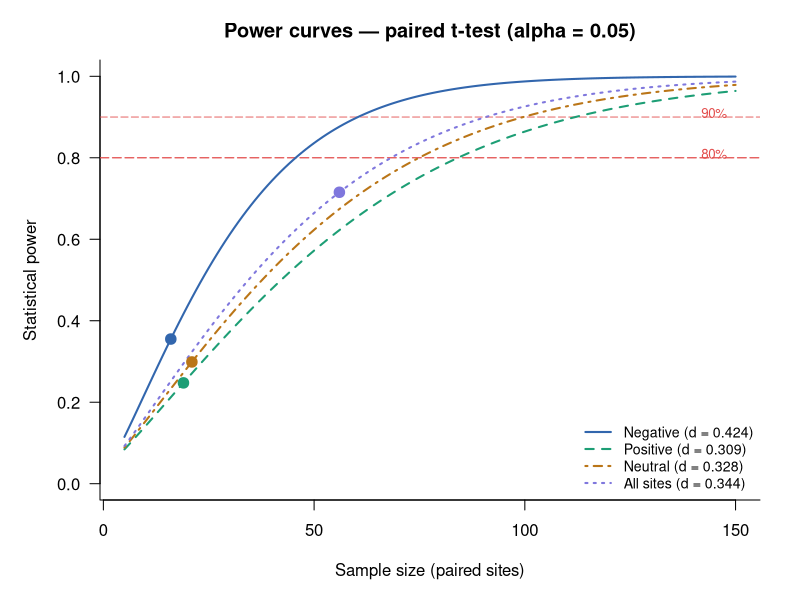

Write the R code that produced this figure. (Note: this script raises an error after producing the figure.)


library(tidyverse)
library(pwr)

df <- read.csv("CQ/outlier-analysis/data/test_data.csv")
nitrate_df <- read.csv("CQ/outlier-analysis/data/nitrate_working_old.csv")

###########look at difference in number of outliers
##wgt is the percent of obs that are outliers
paired_tests <- function(data, label) { 

  wide <- data %>%
    select(usgs_site, fire_period, wgt) %>%
    pivot_wider(names_from = fire_period, values_from = wgt) %>%
    drop_na()

  pre  <- wide$Prefire
  post <- wide$Postfire
  n    <- nrow(wide)
  d    <- mean(post - pre) / sd(post - pre)

  wilcox <- wilcox.test(pre, post, paired = TRUE, exact = FALSE)
  ttest  <- t.test(pre, post, paired = TRUE)
  list(label = label, n = n, d = d,
       wilcox_p = wilcox$p.value, t_p = ttest$p.value)
}

###power summary that can be run off the paired function
power_summary <- function(result) {
  d <- result$d
  n <- result$n

##maybe need pwr.tn2.test for unequal sample sizes
  current <- pwr.t.test(d = d, n = n, sig.level = 0.05, type = "paired")$power
  
  n_80    <- ceiling(pwr.t.test(d = d, power = 0.80, sig.level = 0.05, type = "paired")$n)
  n_90    <- ceiling(pwr.t.test(d = d, power = 0.90, sig.level = 0.05, type = "paired")$n)

##prints results
  cat("\n  Power analysis (paired t, alpha = 0.05, two-tailed):\n")
  cat("  Current power   :", round(current * 100, 1), "%\n")
  cat("  n for 80% power :", n_80, "\n")
  cat("  n for 90% power :", n_90, "\n")

  invisible(list(current_power = current, n_80 = n_80, n_90 = n_90))
}

##run of each slopedir
slope_result <- c()
for (slope in c("negative", "positive", "neutral")) {
  result <- paired_tests(df %>% filter(slopedir == slope), slope)
  power_summary(result)
  slope_result <- rbind(slope_result, result)
}
slope_result
##across all sites
result_all <- paired_tests(df, "all sites")
power_summary(result_all)

###power curves, values from slope_result
slope_params <- list(
  list(label = "Negative (d = 0.424)", d = 0.424, col = "#3266ad", lty = 1),
  list(label = "Positive (d = 0.309)", d = 0.309, col = "#1d9e75", lty = 2),
  list(label = "Neutral (d = 0.328)",  d = 0.328, col = "#ba7517", lty = 4),
  list(label = "All sites (d = 0.344)", d = 0.344, col = "#7f77dd", lty = 3)
)

n_seq <- 5:150

###this is old code that plots in base
png("../figures/power_curves_number_base.png", width = 800, height = 500, res = 120)
par(mar = c(5, 5, 3, 2))

plot(NULL, xlim = c(5, 150), ylim = c(0, 1),
     xlab = "Sample size (paired sites)", ylab = "Statistical power",
     main = "Power curves — paired t-test (alpha = 0.05)",
     las = 1, bty = "l")

abline(h = 0.80, col = "#e24b4a", lty = 5, lwd = 1.2)
text(148, 0.81, "80%", col = "#e24b4a", adj = 1, cex = 0.8)
abline(h = 0.90, col = "#e24b4a", lty = 5, lwd = 0.8)
text(148, 0.91, "90%", col = "#e24b4a", adj = 1, cex = 0.8)

for (sp in slope_params) {
  powers <- sapply(n_seq, function(n)
    pwr.t.test(d = sp$d, n = n, sig.level = 0.05, type = "paired")$power)
  lines(n_seq, powers, col = sp$col, lty = sp$lty, lwd = 2)
}
current_ns <- list(
  list(d = 0.424, n = 16, col = "#3266ad"),
  list(d = 0.309, n = 19, col = "#1d9e75"),
  list(d = 0.328, n = 21, col = "#ba7517"),
  list(d = 0.344, n = 56, col = "#7f77dd")
)
for (pt in current_ns) {
  pwr <- pwr.t.test(d = pt$d, n = pt$n, sig.level = 0.05, type = "paired")$power
  points(pt$n, pwr, pch = 19, col = pt$col, cex = 1.4)
}
legend("bottomright",
  legend = sapply(slope_params, `[[`, "label"),
  col    = sapply(slope_params, `[[`, "col"),
  lty    = sapply(slope_params, `[[`, "lty"),
  lwd    = 2, bty = "n", cex = 0.85)

dev.off()

summary_stats <- df %>%
  group_by(slopedir, fire_period) %>%
  summarise(
    n_obs      = n(),
    n_sites    = n_distinct(usgs_site),
    mean_pct_obs = round(mean(wgt),   3),
    sd_pct_obs   = round(sd(wgt),     3),
    med_pct_obs  = round(median(wgt), 3),
    q25_pct_obs  = round(quantile(wgt, 0.25), 3),
    q75_pct_obs  = round(quantile(wgt, 0.75), 3),
    .groups    = "drop"
  ) %>%
  arrange(slopedir, fire_period)
 
# also add an "All sites" row
summary_all <- df %>%
  group_by(fire_period) %>%
  summarise(
    slopedir   = "all",
    n_obs      = n(),
    n_sites    = n_distinct(usgs_site),
    mean_pct_obs = round(mean(wgt),   3),
    sd_pct_obs   = round(sd(wgt),     3),
    med_pct_obs  = round(median(wgt), 3),
    q25_pct_obs  = round(quantile(wgt, 0.25), 3),
    q75_pct_obs = round(quantile(wgt, 0.75), 3),
    .groups    = "drop"
  )
 
summary_full <- bind_rows(summary_stats, summary_all) %>%
  arrange(slopedir, fire_period)
 
print(summary_full, n = Inf)
 
# save as CSV
write.csv(summary_full, "../output-csvs/outlier_summary_stats_count.csv", row.names = FALSE)

##nitrate residuals 

##add slopedir
slopedir_lookup <- df %>%
  select(usgs_site, slopedir) %>%
  distinct()

nitrate_df <- nitrate_df %>%
  left_join(slopedir_lookup, by = "usgs_site")

str(nitrate_df)
#j <- sts[1]
sts <- unique(nitrate_df$usgs_site)

####build c-q on prefire then compute residuals of all observations
comb_flagged <- c()
for (j in sts){
    one <- nitrate_df[nitrate_df$usgs_site == j,]
    ##build the model on prefire 
    onepre <- one[one$fire_period == "Prefire",]
    modl <- lm(log(value_std) ~ log(Flow), data=onepre)
    pred <- predict(modl, newdata=one, interval = "confidence")
    one$lwr   = exp(pred[, "lwr"])
    one$upr    = exp(pred[, "upr"])
    one$fit = pred[, "fit"]
    #keep in log
    one$rs <- log(one$value_std) - one$fit
    one$status <- ifelse(one$value_std < one$lwr | one$value_std > one$upr, "Outside CI", "Inside CI")
    one$slopedir <- ifelse(modl$coefficients[2] >= .2, "positive", ifelse(modl$coefficients[2] <= -.2 , "negative", "neutral"))
    comb_flagged <- rbind(comb_flagged, one)
}
str(comb_flagged)

##can just skip to here instead:
write.csv(comb_flagged, "../data/nitrate_working_testing.csv")

##get outliers
outliers <- comb_flagged %>%
  filter(status == "Outside CI")

print(outliers %>% count(fire_period))

##pre-post for all obs
wide <- outliers %>%
    group_by(usgs_site, fire_period) %>%
    summarise(median_resid = median(rs), .groups = "drop") %>%
    pivot_wider(names_from = fire_period, values_from = median_resid) %>%
    drop_na(Prefire, Postfire)

#str(wide)

  pre  <- wide$Prefire
  post <- wide$Postfire
  n    <- nrow(wide) ##number of sites
  d    <- mean(post - pre) / sd(post - pre) ##cohen's d

  wtest <- wilcox.test(pre, post, paired = TRUE, exact = FALSE)
 # data:  pre and post
#V = 679, p-value = 0.2256
  ttest <- t.test(pre, post, paired = TRUE)
# data:  pre and post
# t = 0.76798, df = 46, p-value = 0.4464

# unpaired Mann-Whitney on all outlier values 
pre_vals  <- outliers %>% filter(fire_period == "Prefire")  %>% pull(rs)
post_vals <- outliers %>% filter(fire_period == "Postfire") %>% pull(rs)

utest <- wilcox.test(pre_vals, post_vals, paired = FALSE, exact = FALSE)

pooled_sd <- sqrt((sd(pre_vals)^2 + sd(post_vals)^2) / 2)
d_unpaired <- (mean(post_vals) - mean(pre_vals)) / pooled_sd

# Power for unpaired (one-sample equiv — use pwr.t2n.test for unequal n)
pwr_unpaired <- pwr::pwr.t2n.test(
  n1 = length(pre_vals), n2 = length(post_vals),
  d = abs(d_unpaired), sig.level = 0.05
)

# by slope direction (paired where possible) 

for (slope in c("negative", "positive", "neutral")) {
  sub  <- outliers %>% filter(slopedir == slope)
  pre  <- sub %>% filter(fire_period == "Prefire")  %>% pull(rs)
  post <- sub %>% filter(fire_period == "Postfire") %>% pull(rs)

  if (length(pre) < 3 | length(post) < 3) {
    cat("\nSlopedir:", slope, "— insufficient data (pre n =", length(pre),
        ", post n =", length(post), ")\n")
    next
  }

  utest <- wilcox.test(pre, post, paired = FALSE, exact = FALSE)
  pooled_sd <- sqrt((sd(pre)^2 + sd(post)^2) / 2)
  d_s <- (mean(post) - mean(pre)) / pooled_sd
}
##outlier magnitude

# png("../figures/outlier_magnitude.png", width = 900, height = 500, res = 120)
# par(mfrow = c(1, 2), mar = c(5, 5, 3, 2))

# # Panel 1: all sites combined 
# boxplot(rs ~ fire_period, data = outliers,
#         col  = c("#b5d4f4", "#9fe1cb"),
#         main = "All sites combined",
#         ylab = "Nitrate (value_std)", xlab = "",
#         outline = TRUE, las = 1)
# mtext("Outlier magnitude: Pre vs Post fire", side = 3, line = -1.5, outer = TRUE, font = 2)

# # Panel 2: by slope direction
# outliers$group <- paste(outliers$slopedir, outliers$fire_period, sep = "\n")
# slope_order <- c(
#   "negative\nPrefire", "negative\nPostfire",
#   "positive\nPrefire", "positive\nPostfire",
#   "neutral\nPrefire",  "neutral\nPostfire"
# )
# outliers$group <- factor(outliers$group, levels = slope_order)

# cols <- rep(c("#b5d4f4", "#9fe1cb"), 3)
# boxplot(rs ~ group, data = outliers,
#         col  = cols,
#         main = "By slope direction",
#         ylab = "Nitrate (rs)", xlab = "",
#         outline = TRUE, las = 2, cex.axis = 0.75)

# legend("topright", legend = c("Prefire", "Postfire"),
#        fill = c("#b5d4f4", "#9fe1cb"), bty = "n", cex = 0.85)

# dev.off()


##paired stats - idk why the other function isn't working
run_paired_resid <- function(subset, label) {
  wide <- subset %>%
    group_by(usgs_site, fire_period) %>%
    summarise(median_resid = median(rs), .groups = "drop") %>%
    pivot_wider(names_from = fire_period, values_from = median_resid) %>%
    drop_na(Prefire, Postfire)
 
  n <- nrow(wide)
  if (n < 3) {
    cat("\n", label, ": only", n, "paired sites — skipping\n")
    return(invisible(NULL))
  }
 
  pre  <- wide$Prefire
  post <- wide$Postfire
  d    <- mean(post - pre) / sd(post - pre)
 
  wtest <- wilcox.test(pre, post, paired = TRUE, exact = FALSE)
  ttest <- t.test(pre, post, paired = TRUE)
 
  current <- pwr.t.test(d = abs(d), n = n, sig.level = 0.05, type = "paired")$power
  n_80    <- ceiling(pwr.t.test(d = abs(d), power = 0.80, sig.level = 0.05, type = "paired")$n)
  n_90    <- ceiling(pwr.t.test(d = abs(d), power = 0.90, sig.level = 0.05, type = "paired")$n)
 
  list(label = label, n = n, d = d, power = current, n_80 = n_80, n_90 = n_90,
       wilcox_p = wtest$p.value, t_p = ttest$p.value,
       mean_diff = mean(post - pre), sd_diff = sd(post - pre),
       pre_median = median(pre), post_median = median(post),
       pre_mean = mean(pre), post_mean = mean(post))
}
 
resid_results <- list()
resid_results[["all"]]   <- run_paired_resid(outliers, "All sites")
resid_results[["negative"]] <- run_paired_resid(outliers %>% filter(slopedir == "negative"), "negative")
resid_results[["positive"]] <- run_paired_resid(outliers %>% filter(slopedir == "positive"), "positive")
resid_results[["neutral"]]  <- run_paired_resid(outliers %>% filter(slopedir == "neutral"),  "neutral")
 
#summary stats table 
# Per fire_period x slopedir: n obs, n sites, mean/median/sd of residuals
 
summary_stats <- outliers %>%
  group_by(slopedir, fire_period) %>%
  summarise(
    n_obs      = n(),
    n_sites    = n_distinct(usgs_site),
    mean_resid = round(mean(rs),   3),
    sd_resid   = round(sd(rs),     3),
    med_resid  = round(median(rs), 3),
    q25_resid  = round(quantile(rs, 0.25), 3),
    q75_resid  = round(quantile(rs, 0.75), 3),
    .groups    = "drop"
  ) %>%
  arrange(slopedir, fire_period)
 
# also add an "All sites" row
summary_all <- outliers %>%
  group_by(fire_period) %>%
  summarise(
    slopedir   = "all",
    n_obs      = n(),
    n_sites    = n_distinct(usgs_site),
    mean_resid = round(mean(rs),   3),
    sd_resid   = round(sd(rs),     3),
    med_resid  = round(median(rs), 3),
    q25_resid  = round(quantile(rs, 0.25), 3),
    q75_resid  = round(quantile(rs, 0.75), 3),
    .groups    = "drop"
  )
 
summary_full <- bind_rows(summary_stats, summary_all) %>%
  arrange(slopedir, fire_period)
 
print(summary_full, n = Inf)
 
# save as CSV
write.csv(summary_full, "../output-csvs/outlier_residual_summary_stats.csv", row.names = FALSE)

#power table 
power_rows <- Filter(Negate(is.null), resid_results)
power_table <- do.call(rbind, lapply(power_rows, function(r) {
  data.frame(
    group        = r$label,
    n_paired     = r$n,
    cohens_d     = round(r$d, 3),
    wilcox_p     = round(r$wilcox_p, 4),
    t_p          = round(r$t_p, 4),
    power_pct    = round(r$power * 100, 1),
    n_for_80pct  = r$n_80,
    n_for_90pct  = r$n_90
  )
}))
 
print(power_table, row.names = FALSE)
write.csv(power_table, "../output-csvs/outlier_power_table_count.csv", row.names = FALSE) 

###unpaired Mann-Whitney for reference 
pre_r  <- outliers %>% filter(fire_period == "Prefire")  %>% pull(rs)
post_r <- outliers %>% filter(fire_period == "Postfire") %>% pull(rs)
 
utest     <- wilcox.test(pre_r, post_r, paired = FALSE, exact = FALSE)
pooled_sd <- sqrt((sd(pre_r)^2 + sd(post_r)^2) / 2)
d_u       <- (mean(post_r) - mean(pre_r)) / pooled_sd

group_cols <- c(
  "All sites" = "#7f77dd",
  "negative"  = "#3266ad",
  "positive"  = "#1d9e75",
  "neutral"   = "#ba7517"
)
group_ltys <- c("All sites" = 3, "negative" = 1, "positive" = 2, "neutral" = 4)
 
slope_params_resid <- lapply(Filter(Negate(is.null), resid_results), function(r) {
  list(
    label = sprintf("%s (d = %.3f)", r$label, r$d),
    d     = abs(r$d),
    col   = group_cols[r$label],
    lty   = group_ltys[r$label]
  )
})
 
current_pts <- lapply(Filter(Negate(is.null), resid_results), function(r) {
  list(d = abs(r$d), n = r$n, col = group_cols[r$label])
})
 
n_seq <- 5:300
 
png("../figures/outlier_power_curves.png", width = 800, height = 500, res = 120)
par(mar = c(5, 5, 3, 2))
 
plot(NULL, xlim = c(5, 300), ylim = c(0, 1),
     xlab = "Sample size (paired sites)",
     ylab = "Statistical power",
     main = "Power curves — C-Q residual magnitude (paired t, alpha = 0.05)",
     las = 1, bty = "l")
 
abline(h = 0.80, col = "#e24b4a", lty = 5, lwd = 1.2)
text(298, 0.81, "80%", col = "#e24b4a", adj = 1, cex = 0.8)
abline(h = 0.90, col = "#e24b4a", lty = 5, lwd = 0.8)
text(298, 0.91, "90%", col = "#e24b4a", adj = 1, cex = 0.8)
 
for (sp in slope_params_resid) {
  powers <- sapply(n_seq, function(n)
    pwr.t.test(d = sp$d, n = n, sig.level = 0.05, type = "paired")$power)
  lines(n_seq, powers, col = sp$col, lty = sp$lty, lwd = 2)
}
 
for (pt in current_pts) {
  pwr_pt <- pwr.t.test(d = pt$d, n = pt$n, sig.level = 0.05, type = "paired")$power
  points(pt$n, pwr_pt, pch = 19, col = pt$col, cex = 1.4)
}
 
legend("bottomright",
  legend = sapply(slope_params_resid, `[[`, "label"),
  col    = sapply(slope_params_resid, `[[`, "col"),
  lty    = sapply(slope_params_resid, `[[`, "lty"),
  lwd    = 2, bty = "n", cex = 0.85)
 
dev.off()

#########all plots#######
fire_colours <- c("Prefire" = "#b5d4f4", "Postfire" = "#9fe1cb")
 
slope_labels <- c(
  "negative" = "Negative",
  "positive" = "Positive",
  "neutral"  = "Neutral"
)
 
theme_fire <- theme_bw(base_size = 11) +
  theme(
    panel.grid.minor  = element_blank(),
    strip.background  = element_rect(fill = "grey92", colour = "grey70"),
    legend.position   = "bottom",
    legend.title      = element_blank()
  )
 
# plot1 
outliers_plot <- outliers %>%
  mutate(
    fire_period = factor(fire_period, levels = c("Prefire", "Postfire")),
    slopedir    = factor(slopedir, levels = c("negative", "positive", "neutral"),
                         labels = slope_labels)
  )
####only plot the median residual per site to avoid overplotting
str(outliers_plot)
outliers_plot2 <- outliers_plot %>%
  group_by(usgs_site,fire_period) %>%
  summarise(median_rs = median(rs), slopedir = first(slopedir), .groups = "drop")

p_resid_all <- ggplot(outliers_plot2, aes(x = fire_period, y = median_rs, fill = fire_period)) +
  geom_boxplot(outlier.size = 0.8, outlier.alpha = 0.4, width = 0.5) +
  geom_hline(yintercept = 0, linetype = "dashed", colour = "grey40") +
  scale_fill_manual(values = fire_colours) +
  labs(
    title    = "All sites combined",
    x        = NULL,
    y        = "Outlier Magnitue"
  ) +
  theme_fire +
  theme(legend.position = "none")

p_resid_all

p_resid_slope <- ggplot(outliers_plot2, aes(x = fire_period, y = median_rs, fill = fire_period)) +
  geom_boxplot(outlier.size = 0.8, outlier.alpha = 0.4, width = 0.5) +
  geom_hline(yintercept = 0, linetype = "dashed", colour = "grey40") +
  scale_fill_manual(values = fire_colours) +
  facet_wrap(~ slopedir, nrow = 1) +
  labs(
    title = "By slope direction",
    x     = NULL,
    y     = "Outlier Magnitue"
  ) +
  theme_fire + 
  theme(legend.position = "none")

p_resid_slope 

p_resid_combined <- cowplot::plot_grid(
  p_resid_all, p_resid_slope,
  ncol        = 2,
  rel_widths  = c(1, 2.2),
  labels      = c("A", "B"),
  label_size  = 12
)

p_resid_combined 

ggsave("../figures/outlier_residuals_gg.png", p_resid_combined, width = 10, height = 4.5, dpi = 150)
 
#plot2

colnames(comb_flagged)
comb_flagged$inx <- 1
outlier_counts <- comb_flagged %>%
  mutate(
    fire_period = factor(fire_period, levels = c("Prefire", "Postfire")),
    slopedir    = factor(slopedir, levels = c("negative", "positive", "neutral"),
                         labels = slope_labels)
  ) %>%
  group_by(usgs_site, fire_period, slopedir) %>%
  summarise(
    n_outliers = sum(inx[status == "Outside CI"]),
    n_total    = n(),
    pct_out    = n_outliers / n_total,
    .groups    = "drop"
  )
 
p_count_all <- ggplot(outlier_counts,
                      aes(x = fire_period, y = pct_out, fill = fire_period)) +
  geom_boxplot(outlier.size = 0.8, outlier.alpha = 0.4, width = 0.5) +
  scale_fill_manual(values = fire_colours) +
  labs(
    title = "All sites combined",
    x     = NULL,
    y     = "No. outliers per site"
  ) +
  theme_fire +
  theme(legend.position = "none")
 
p_count_slope <- ggplot(outlier_counts,
                        aes(x = fire_period, y = pct_out, fill = fire_period)) +
  geom_boxplot(outlier.size = 0.8, outlier.alpha = 0.4, width = 0.5) +
  scale_fill_manual(values = fire_colours) +
  facet_wrap(~ slopedir, nrow = 1) +
  labs(
    title = "By slope direction",
    x     = NULL,
    y     = "No. outliers per site"
  ) +
  theme_fire +
  theme(legend.position = "none")
 
p_count_combined <- cowplot::plot_grid(
  p_count_all, p_count_slope,
  ncol       = 2,
  rel_widths = c(1, 2.2),
  labels     = c("A", "B"),
  label_size = 12
)

ggsave("../figures/outlier_counts.png", p_count_combined, width = 10, height = 4.5, dpi = 150)
 
#plot3 power curves 
 
group_colours <- c(
  "All sites" = "#7f77dd",
  "negative"  = "#3266ad",
  "positive"  = "#1d9e75",
  "neutral"   = "#ba7517"
)
group_linetypes <- c(
  "All sites" = "dotted",
  "negative"  = "solid",
  "positive"  = "dashed",
  "neutral"   = "dotdash"
)

# build power curve data from resid_results
power_curve_df <- do.call(rbind, lapply(Filter(Negate(is.null), resid_results), function(r) {
  ns <- 5:300
  data.frame(
    n          = ns,
    power      = sapply(ns, function(n)
                   pwr.t.test(d = abs(r$d), n = n,
                              sig.level = 0.05, type = "paired")$power),
    group      = r$label,
    current_n  = r$n,
    current_pw = pwr.t.test(d = abs(r$d), n = r$n,
                             sig.level = 0.05, type = "paired")$power
  )
}))
 
# current-n marker points (one row per group)
current_pts_df <- power_curve_df %>%
  distinct(group, current_n, current_pw)
 
p_power <- ggplot(power_curve_df, aes(x = n, y = power,
                                       colour = group, linetype = group)) +
  geom_line(linewidth = 0.9) +
  geom_point(data = current_pts_df,
             aes(x = current_n, y = current_pw, colour = group),
             size = 3, shape = 19, show.legend = FALSE) +
  geom_hline(yintercept = 0.80, linetype = "dashed",
             colour = "#e24b4a", linewidth = 0.7) +
  geom_hline(yintercept = 0.90, linetype = "dashed",
             colour = "#e24b4a", linewidth = 0.4, alpha = 0.7) +
  annotate("text", x = 298, y = 0.82, label = "80%",
           colour = "#e24b4a", hjust = 1, size = 3.2) +
  annotate("text", x = 298, y = 0.92, label = "90%",
           colour = "#e24b4a", hjust = 1, size = 3.2) +
  scale_colour_manual(
    values = group_colours,
    labels = function(x) {
      sapply(x, function(g) {
        r <- Filter(Negate(is.null), resid_results)[[g]]
        if (is.null(r)) g else sprintf("%s  (d = %.3f)", r$label, r$d)
      })
    }
  ) +
  scale_linetype_manual(
    values = group_linetypes,
    labels = function(x) {
      sapply(x, function(g) {
        r <- Filter(Negate(is.null), resid_results)[[g]]
        if (is.null(r)) g else sprintf("%s  (d = %.3f)", r$label, r$d)
      })
    }
  ) +
  scale_y_continuous(labels = scales::percent_format(accuracy = 1),
                     limits = c(0, 1)) +
  scale_x_continuous(limits = c(5, 300)) +
  labs(
    title   = "Power curves \u2014 C-Q residual magnitude (paired t, \u03b1 = 0.05)",
    x       = "Sample size (paired sites)",
    y       = "Statistical power",
    colour  = NULL,
    linetype = NULL
  ) +
  theme_fire +
  theme(legend.position = "right")
 
ggsave("../figures/outlier_power_curves_magnitude.png", p_power, width = 8, height = 5, dpi = 150)

 # plot4
count_results <- list()
for (grp_name in c("all", "negative", "positive", "neutral")) {
  sub <- if (grp_name == "all") outlier_counts else outlier_counts %>% filter(slopedir == slope_labels[grp_name])
  lbl <- if (grp_name == "all") "All sites" else grp_name
 
  wide_c <- sub %>%
    select(usgs_site, fire_period, pct_out) %>%
    pivot_wider(names_from = fire_period, values_from = pct_out) %>%
    drop_na(Prefire, Postfire)
 
  n <- nrow(wide_c)
  if (n < 3) next
 
  pre_c  <- wide_c$Prefire
  post_c <- wide_c$Postfire
  d_c    <- mean(post_c - pre_c) / sd(post_c - pre_c)
 
  cp  <- pwr.t.test(d = abs(d_c), n = n, sig.level = 0.05, type = "paired")$power
  n80 <- ceiling(pwr.t.test(d = abs(d_c), power = 0.80, sig.level = 0.05, type = "paired")$n)
  n90 <- ceiling(pwr.t.test(d = abs(d_c), power = 0.90, sig.level = 0.05, type = "paired")$n)
 
  count_results[[grp_name]] <- list(
    label = lbl, n = n, d = d_c, power = cp, n_80 = n80, n_90 = n90
  )
}
resid_results
power_rows <- Filter(Negate(is.null), count_results)
power_table <- do.call(rbind, lapply(power_rows, function(r) {
  data.frame(
    group        = r$label,
    n_paired     = r$n,
    cohens_d     = round(r$d, 3),
    wilcox_p     = round(r$wilcox_p, 4),
    t_p          = round(r$t_p, 4),
    power_pct    = round(r$power * 100, 1),
    n_for_80pct  = r$n_80,
    n_for_90pct  = r$n_90
  )
}))
 
print(power_table, row.names = FALSE)
write.csv(power_table, "../output-csvs/outlier_power_table.csv", row.names = FALSE) 
 
count_curve_df <- do.call(rbind, lapply(Filter(Negate(is.null), count_results), function(r) {
  ns <- 5:300
  data.frame(
    n          = ns,
    power      = sapply(ns, function(n)
                   pwr.t.test(d = abs(r$d), n = n,
                              sig.level = 0.05, type = "paired")$power),
    group      = r$label,
    current_n  = r$n,
    current_pw = pwr.t.test(d = abs(r$d), n = r$n,
                             sig.level = 0.05, type = "paired")$power
  )
}))
 
count_pts_df <- count_curve_df %>% distinct(group, current_n, current_pw)

n_seq <- 5:150
p_power_count <- ggplot(count_curve_df, aes(x = n, y = power,
                                             colour = group, linetype = group)) +
  geom_line(linewidth = 0.9) +
  geom_point(data = count_pts_df,
             aes(x = current_n, y = current_pw, colour = group),
             size = 3, shape = 19, show.legend = FALSE) +
  geom_hline(yintercept = 0.80, linetype = "dashed",
             colour = "#e24b4a", linewidth = 0.7) +
  geom_hline(yintercept = 0.90, linetype = "dashed",
             colour = "#e24b4a", linewidth = 0.4, alpha = 0.7) +
  annotate("text", x = 298, y = 0.82, label = "80%",
           colour = "#e24b4a", hjust = 1, size = 3.2) +
  annotate("text", x = 298, y = 0.92, label = "90%",
           colour = "#e24b4a", hjust = 1, size = 3.2) +
  scale_colour_manual(
    values = group_colours,
    labels = function(x) sapply(x, function(g) {
      r <- Filter(Negate(is.null), count_results)[[g]]
      if (is.null(r)) g else sprintf("%s  (d = %.3f)", r$label, r$d)
    })
  ) +
  scale_linetype_manual(
    values = group_linetypes,
    labels = function(x) sapply(x, function(g) {
      r <- Filter(Negate(is.null), count_results)[[g]]
      if (is.null(r)) g else sprintf("%s  (d = %.3f)", r$label, r$d)
    })
  ) +
  scale_y_continuous(labels = scales::percent_format(accuracy = 1),
                     limits = c(0, 1)) +
  scale_x_continuous(limits = c(5, 300)) +
  labs(
    title    = "Power curves \u2014 outlier counts per site (paired t, \u03b1 = 0.05)",
    x        = "Sample size (paired sites)",
    y        = "Statistical power",
    colour   = NULL,
    linetype = NULL
  ) +
  theme_fire +
  theme(legend.position = "right")
 
ggsave("../figures/count_power_curves.png", p_power_count, width = 8, height = 5, dpi = 150)
